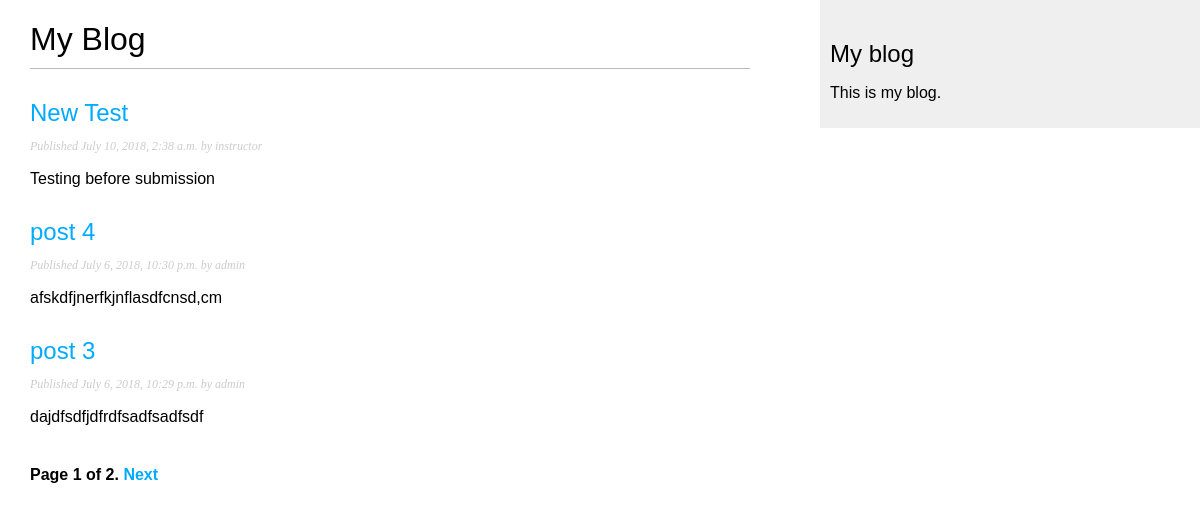
Screenshot of /blog/ with the database file from the repository.
### blog/models.py (models this page shows, shortened)
class Post(models.Model):
    STATUS_CHOICES = (
        ('draft', 'Draft'),
        ('published', 'Published'),
    )
    title = models.CharField(max_length=250)
    slug = models.SlugField(max_length=250,
                            unique_for_date='publish')
    author = models.ForeignKey(User,
                               on_delete=models.CASCADE,
                               related_name='blog_posts')
    body = models.TextField()
    publish = models.DateTimeField(default=timezone.now)
    created = models.DateTimeField(auto_now_add=True)
    updated = models.DateTimeField(auto_now=True)
    status = models.CharField(max_length=10,
                              choices=STATUS_CHOICES,
                              default='draft')
    class Meta:
        ordering = ('-publish',)
    objects = models.Manager() # The default manager.
    published = PublishedManager() # Our custom manager.
    def get_absolute_url(self):
        return reverse('blog:post_detail',
                       args=[self.publish.year,
                             self.publish.month,
                             self.publish.day,
                             self.slug])

### blog/views.py (the view)
# urls.py: path('', views.PostListView.as_view(), name='post_list'),
class PostListView(ListView):
    queryset = Post.published.all()
    context_object_name = 'posts'
    paginate_by = 3
    template_name = 'blog/post/list.html'

### blog/templates/blog/post/list.html (shortened to what this page needs)
{% extends "blog/base.html" %}
{% block content %}
  <h1>My Blog</h1>
  {% for post in posts %}
    <h2>
      <a href="{{ post.get_absolute_url }}">
        {{ post.title }}
      </a>
    </h2>
    <p class="date">
      Published {{ post.publish }} by {{ post.author }}
    </p>
    {{ post.body|truncatewords:30|linebreaks }}
  {% endfor %}
  {% include "pagination.html" with page=page_obj %}
{% endblock %}

### blog/static/css/blog.css (style rules this page uses)
body { margin:0; padding:0; font-family:helvetica, sans-serif; }
a { color:#00abff; text-decoration:none; }
h1 { font-weight:normal; border-bottom:1px solid #bbb; padding:0 0 10px 0; }
h2 { font-weight:normal; margin:30px 0 0; }
p.date { color:#ccc; font-family: georgia, serif; font-size: 12px; font-style: italic; }

### rows the page displays
Post: title "New Test", publish "July 10, 2018, 2:38 a.m.", author "instructor", body "Testing before submission"
Post: title "post 4", publish "July 6, 2018, 10:30 p.m.", author "admin", body "afskdfjnerfkjnflasdfcnsd,cm"
Post: title "post 3", publish "July 6, 2018, 10:29 p.m.", author "admin", body "dajdfsdfjdfrdfsadfsadfsdf"

### other values shown
{{ page.number }} "1"
{{ page.paginator.num_pages }} "2"
